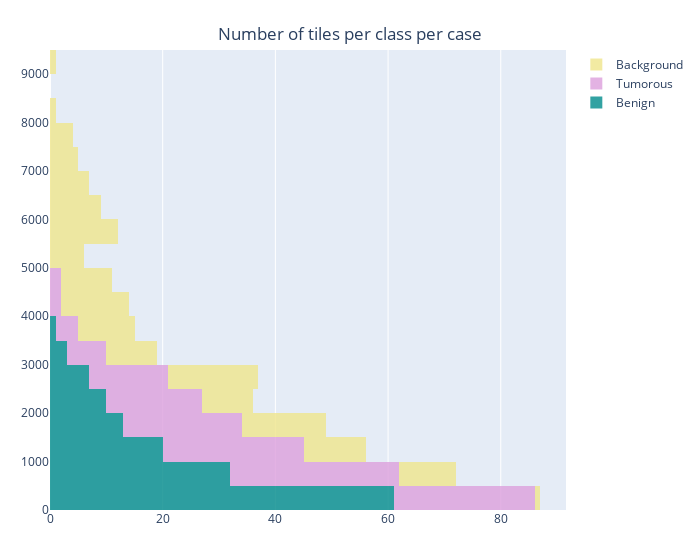

Notebook code cell kept with this figure:
### Code cell
fig = go.Figure()
fig.add_trace(go.Histogram(y=df['Num_of_benign_tiles'], marker_color="darkcyan", name="Benign"))
fig.add_trace(go.Histogram(y=df['Num_of_tumourous_tiles'], marker_color="plum", name="Tumorous"))
fig.add_trace(go.Histogram(y=df['Num_of_patches_discarded'], marker_color="khaki", name="Background"))

# The two histograms are drawn on top of another
fig.update_layout(title={
        'text': "Number of tiles per class per case",
        'y':0.95,
        'x':0.5,
        'xanchor': 'center',
        'yanchor': 'top'},
        # xaxis_title_text='Cases',
        xaxis_tickformat=",.0f",
        barmode='stack', 
        width=700,
        margin=dict(l=50, r=50, b=50, t=50))
fig.update_traces(opacity=0.8)
fig.show()

### Figure 1 — Plotly figure (JSON) as saved in the notebook; plotly's stock layout.template omitted (floating-point values rounded to 4 significant figures; data arrays with more than 128 entries replaced by an {"elided": "..."} marker saying what was removed)
{"data": [{"marker": {"color": "darkcyan"}, "name": "Benign", "opacity": 0.8, "type": "histogram", "y": {"elided": "147 int values"}}, {"marker": {"color": "plum"}, "name": "Tumorous", "opacity": 0.8, "type": "histogram", "y": {"elided": "147 int values"}}, {"marker": {"color": "khaki"}, "name": "Background", "opacity": 0.8, "type": "histogram", "y": {"elided": "147 int values"}}], "layout": {"barmode": "stack", "margin": {"b": 50, "l": 50, "r": 50, "t": 50}, "title": {"text": "Number of tiles per class per case", "x": 0.5, "xanchor": "center", "y": 0.95, "yanchor": "top"}, "width": 700, "xaxis": {"tickformat": ",.0f"}}}
